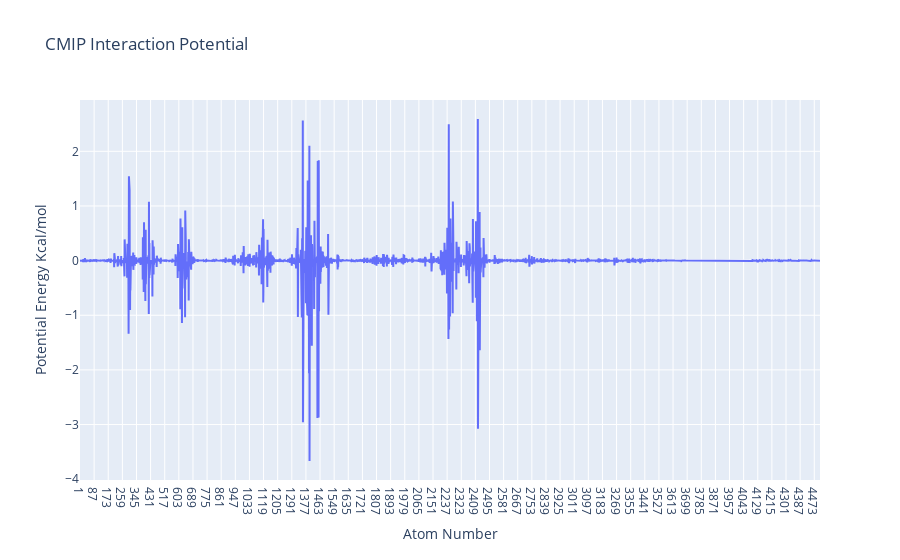

The cell this chart's notebook holds for it:
### Code cell
import plotly
import plotly.graph_objs as go
from biobb_cmip.utils.representation import get_energies_byat

atom_list, energy_dict = get_energies_byat(EGFR_byat_out, cutoff=50)

plotly.offline.init_notebook_mode(connected=True)

fig = {"data": [go.Scatter(x=atom_list, y=energy_dict['ES&VDW'])],
       "layout": go.Layout(title="CMIP Interaction Potential", 
                           xaxis=dict(title = "Atom Number"), 
                           yaxis=dict(title = "Potential Energy Kcal/mol"))}

plotly.offline.iplot(fig)

### Figure 1 — Plotly figure (JSON) as saved in the notebook; plotly's stock layout.template omitted (floating-point values rounded to 4 significant figures; data arrays with more than 128 entries replaced by an {"elided": "..."} marker saying what was removed)
{"data": [{"type": "scatter", "x": {"elided": "4508 str values"}, "y": {"elided": "4508 float values"}}], "layout": {"title": {"text": "CMIP Interaction Potential"}, "xaxis": {"title": {"text": "Atom Number"}}, "yaxis": {"title": {"text": "Potential Energy Kcal/mol"}}}}
